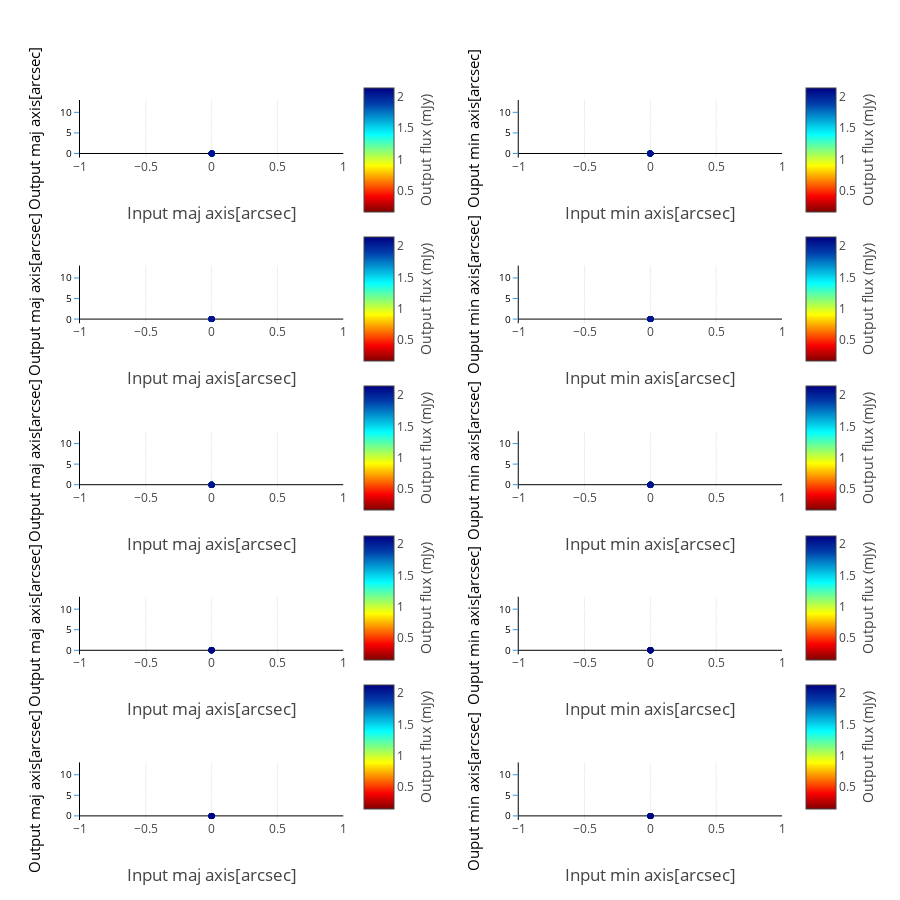

The notebook cell this image was saved under:
### Code cell
data = []
im_titles =[]
for input_model, output_model in sorted(models_compare.items()):
    header = output_model[:-9]
#    im_titles.append('<b>{:s} Source shape</b>'.format(header.upper()))
#    im_titles.append('<b>{:s} Source shape</b>'.format(header.upper()))

fig = tools.make_subplots(rows=len(models_compare.keys()), cols=2, shared_yaxes=False, print_grid=False,
                          horizontal_spacing = 0.25,
                          vertical_spacing = 0.15,
                          subplot_titles=sorted(im_titles))
j = 0
i = -1
counter = 0
for input_model, output_model in sorted(models_compare.items()):
    table_data = []
    i += 1
    counter+=1
    SCALE = []
    SCALE_ERR = []
    flux_in_data = []
    DELTA_PHASE0 = []
    source_labels = []
    MAJ_MIN_angle_in = []
    MAJ_MIN_angle_out = []
    unresolved = []
    heading = output_model[:-9]
    for n in range(len(results[heading]['flux'])):
        MAJ_MIN_angle_out.append(results[heading]['shape'][n][0])
        MAJ_MIN_angle_in.append(results[heading]['shape'][n][2])
        SCALE.append(results[heading]['shape'][n][3])
        SCALE_ERR.append(results[heading]['shape'][n][4])
        flux_in_data.append(results[heading]['shape'][n][5])
        source_labels.append(results[heading]['shape'][n][6])
        DELTA_PHASE0.append(results[heading]['position'][n][-3])
    try:
        zipped_props = zip(MAJ_MIN_angle_out, MAJ_MIN_angle_in, DELTA_PHASE0, SCALE, SCALE_ERR)
        MAJ_MIN_angle_out, MAJ_MIN_angle_in, DELTA_PHASE0, SCALE, SCALE_ERR = zip(
            *sorted(zipped_props, key=lambda x: x[0]))
        maj_in = [maj_min_angle_in[0] for maj_min_angle_in in MAJ_MIN_angle_in]
        maj_out = [maj_min_angle_out[0] for maj_min_angle_out in MAJ_MIN_angle_out]
        min_in = [maj_min_angle_in[1] for maj_min_angle_in in MAJ_MIN_angle_in]
        min_out = [maj_min_angle_out[1] for maj_min_angle_out in MAJ_MIN_angle_out]
        angle_offset = [(maj_min_angle_out[2] - maj_min_angle_in[2]) for maj_min_angle_out, maj_min_angle_in in zip(
            MAJ_MIN_angle_out, MAJ_MIN_angle_in)]
        flux_MSE = mean_squared_error(maj_in, maj_out)
        reg = linregress(maj_in, maj_out)
        flux_R_score = reg.rvalue
        fig.append_trace(go.Scatter(x=np.array([sorted(maj_in)[0], sorted(maj_in)[-1]]),
                                    showlegend=False,
                                    marker = dict(color = 'rgb(0,0,255)'),
                                    y=np.array([sorted(maj_in)[0], sorted(maj_in)[-1]]),
                                    mode = 'line'), i+1, 1)
        fig.append_trace(go.Scatter(x=np.array([sorted(min_in)[0], sorted(min_in)[-1]]),
                                    showlegend=False,
                                    marker = dict(color = 'rgb(0,0,255)'),
                                    y=np.array([sorted(min_in)[0], sorted(min_in)[-1]]),
                                    mode = 'line'), i+1, 2)
    except ValueError:
        pass
    fig.append_trace(go.Scatter(x=maj_in, y=maj_out, mode = 'markers', showlegend=False,
                                text = name_labels, name = '{:s} flux_ratio'.format(header),
                                marker = dict(color = np.array(flux_out_data)*unit_scaler, showscale=True, colorscale='Jet',
                                              reversescale=True,
                                              colorbar = dict(title='Output flux (mJy)',
                                                              titleside ='right',
                                                              len=PLOT_NUM['colorbar'][PLOTS][2],
                                                              y=PLOT_NUM['colorbar'][PLOTS][1]-j,
                                                              x=0.39)
                                             ),
                                error_y=dict(type='data',
                                             color = 'rgb(158, 63, 221)', visible=True)), i+1, 1)
    fig.append_trace(go.Scatter(x=min_in, y=min_out,
                                mode = 'markers', showlegend=False,
                                text = name_labels, name = '{:s} flux_ratio'.format(header),
                                marker = dict(color = np.array(flux_out_data)*unit_scaler, showscale=True,
                                              colorscale='Jet', reversescale=True,
                                                  colorbar = dict(title='Output flux (mJy)',
                                                              titleside ='right',
                                                              len=PLOT_NUM['colorbar'][PLOTS][2],
                                                              y=PLOT_NUM['colorbar'][PLOTS][1]-j)
                                             ),
                                error_y=dict(type='data',
                                             color = 'rgb(158, 63, 221)', visible=True)), i+1, 2)
    pi,sin,cos = np.pi,np.sin,np.cos
    fig['layout'].update(title='', height=900, width=900,
                         paper_bgcolor='rgb(255,255,255)', plot_bgcolor=bg_color,
                         legend=dict(xanchor=True)
                        )
    fig['layout'].update(
        {'yaxis{}'.format(counter+i):YAxis(title=u'Output maj axis[arcsec]',gridcolor='rgb(255,255,255)',
                                           color='rgb(0,0,0)',
        range=[-1,13],
        tickfont=dict(size=10, color='rgb(0,0,0)'),
        titlefont=dict(size=15),
        showgrid=True,
        showline=True,
        showticklabels=True,
        tickcolor='rgb(51,153,225)',
        ticks='outside',
        zeroline=True)})
    fig['layout'].update(
        {'yaxis{}'.format(counter+i+1):YAxis(title='Ouput min axis[arcsec]',gridcolor='rgb(255,255,255)',
                                             color='rgb(0,0,0)',
        range=[-1,13],
        tickfont=dict(size=10, color='rgb(0,0,0)'),
        titlefont=dict(size=15),
        showgrid=True,
        showline=True,
        showticklabels=True,
        tickcolor='rgb(51,153,225)',
        ticks='outside',
        zeroline=True)})
    fig['layout'].update({'xaxis{}'.format(counter+i):XAxis(title='Input maj axis[arcsec]',
                                                            titlefont=dict(size=17),
                                                            zeroline=False, position=0.0, overlaying='x',)})
    fig['layout'].update({'xaxis{}'.format(counter+i+1):XAxis(title='Input min axis[arcsec]',
                                                              titlefont=dict(size=17),
                                                              zeroline=False)})# domain=[0.505, 0.8])}
    fig['layout']['annotations'].update({'font':{'size': 12}})
    j+=PLOT_NUM['colorbar'][PLOTS][0]
py.iplot(fig, filename='make-subplots-multiple-with-titles')

### Figure 1 — Plotly figure (JSON) as saved in the notebook; plotly's stock layout.template omitted (floating-point values rounded to 4 significant figures)
{"data": [{"marker": {"color": "rgb(0,0,255)"}, "mode": "line", "showlegend": false, "type": "scatter", "x": [0, 0], "xaxis": "x1", "y": [0, 0], "yaxis": "y1"}, {"marker": {"color": "rgb(0,0,255)"}, "mode": "line", "showlegend": false, "type": "scatter", "x": [0, 0], "xaxis": "x2", "y": [0, 0], "yaxis": "y2"}, {"error_y": {"color": "rgb(158, 63, 221)", "type": "data", "visible": true}, "marker": {"color": [0.156, 0.2338, 0.2659, 0.2822, 0.2847, 0.2851, 0.3031, 0.3186, 0.3376, 0.3781, 0.3875, 0.4076, 0.4103, 0.435, 0.4557, 0.4824, 0.4903, 0.5128, 0.5236, 0.526, 0.532, 0.547, 0.6021, 0.6118, 0.6344, 0.6491, 0.6854, 0.6881, 0.6913, 0.6922, 0.7149, 0.7372, 0.7412, 0.7653, 0.7839, 0.7902, 0.8226, 0.8295, 0.9484, 0.9717, 0.9775, 0.9852, 0.9892, 0.9941, 1.01, 1.049, 1.109, 1.147, 1.148, 1.18, 1.2, 1.21, 1.246, 1.292, 1.305, 1.307, 1.309, 1.314, 1.333, 1.343, 1.344, 1.346, 1.366, 1.375, 1.391, 1.398, 1.412, 1.415, 1.422, 1.485, 1.515, 1.528, 1.558, 1.566, 1.593, 1.637, 1.641, 1.659, 1.669, 1.704, 1.727, 1.777, 1.801, 1.825, 1.843, 1.857, 1.88, 1.891, 1.901, 1.963, 1.968, 1.973, 1.992, 2.005, 2.059, 2.06, 2.061, 2.137], "colorbar": {"len": 0.2, "title": "Output flux (mJy)", "titleside": "right", "x": 0.39, "y": 0.93}, "colorscale": "Jet", "reversescale": true, "showscale": true}, "mode": "markers", "name": "pybdsm-meerkat_SourceRecovery-wsclean flux_ratio", "showlegend": false, "text": ["cp001", "co151", "cn122", "cm131", "cl292", "ai341a", "ck153", "cj333", "ci051", "ch260", "cg182", "cf331", "bn062a", "ce032", "cd211", "cc191", "cb172", "ca352", "bz072", "by302", "bx022", "bw071", "bv133", "bu330", "G192a", "bt251", "bs143", "br052", "bq233", "bp213", "bo132", "bn062", "bm302", "bl342", "bk282", "bj281", "bi041", "bh302", "bg291", "bf281", "be271", "bd342", "bc322", "bb282", "ba191", "az132", "ay133", "ax172", "aw071", "av161", "au122", "at163", "as301", "ar280", "aq101", "ap212", "ao331", "an033", "am192", "al302", "ak020", "aj071", "ai341", "ah281", "ag122", "af192", "ae323", "Y220a", "ad042", "ac110", "ab121", "aa143", "Z052", "Y220", "X342", "W121", "V143", "U041", "T111", "S043", "R311", "Q161", "P182", "O023", "N292", "M151", "L171", "K211", "J322", "I262", "H131", "G192", "F351", "E061", "D032", "C071", "B150", "A120"], "type": "scatter", "x": [0, 0, 0, 0, 0, 0, 0, 0, 0, 0, 0, 0, 0, 0, 0, 0, 0, 0, 0, 0, 0, 0, 0, 0, 0, 0, 0, 0, 0, 0, 0, 0, 0, 0, 0, 0, 0, 0, 0, 0, 0, 0, 0, 0, 0, 0, 0, 0, 0, 0, 0, 0, 0, 0, 0, 0, 0, 0, 0, 0, 0, 0, 0, 0, 0, 0, 0, 0, 0, 0, 0, 0, 0, 0, 0, 0, 0, 0, 0, 0, 0, 0, 0, 0, 0, 0, 0, 0, 0, 0, 0, 0, 0, 0, 0, 0, 0], "xaxis": "x1", "y": [0, 0, 0, 0, 0, 0, 0, 0, 0, 0, 0, 0, 0, 0, 0, 0, 0, 0, 0, 0, 0, 0, 0, 0, 0, 0, 0, 0, 0, 0, 0, 0, 0, 0, 0, 0, 0, 0, 0, 0, 0, 0, 0, 0, 0, 0, 0, 0, 0, 0, 0, 0, 0, 0, 0, 0, 0, 0, 0, 0, 0, 0, 0, 0, 0, 0, 0, 0, 0, 0, 0, 0, 0, 0, 0, 0, 0, 0, 0, 0, 0, 0, 0, 0, 0, 0, 0, 0, 0, 0, 0, 0, 0, 0, 0, 0, 0], "yaxis": "y1"}, {"error_y": {"color": "rgb(158, 63, 221)", "type": "data", "visible": true}, "marker": {"color": [0.156, 0.2338, 0.2659, 0.2822, 0.2847, 0.2851, 0.3031, 0.3186, 0.3376, 0.3781, 0.3875, 0.4076, 0.4103, 0.435, 0.4557, 0.4824, 0.4903, 0.5128, 0.5236, 0.526, 0.532, 0.547, 0.6021, 0.6118, 0.6344, 0.6491, 0.6854, 0.6881, 0.6913, 0.6922, 0.7149, 0.7372, 0.7412, 0.7653, 0.7839, 0.7902, 0.8226, 0.8295, 0.9484, 0.9717, 0.9775, 0.9852, 0.9892, 0.9941, 1.01, 1.049, 1.109, 1.147, 1.148, 1.18, 1.2, 1.21, 1.246, 1.292, 1.305, 1.307, 1.309, 1.314, 1.333, 1.343, 1.344, 1.346, 1.366, 1.375, 1.391, 1.398, 1.412, 1.415, 1.422, 1.485, 1.515, 1.528, 1.558, 1.566, 1.593, 1.637, 1.641, 1.659, 1.669, 1.704, 1.727, 1.777, 1.801, 1.825, 1.843, 1.857, 1.88, 1.891, 1.901, 1.963, 1.968, 1.973, 1.992, 2.005, 2.059, 2.06, 2.061, 2.137], "colorbar": {"len": 0.2, "title": "Output flux (mJy)", "titleside": "right", "y": 0.93}, "colorscale": "Jet", "reversescale": true, "showscale": true}, "mode": "markers", "name": "pybdsm-meerkat_SourceRecovery-wsclean flux_ratio", "showlegend": false, "text": ["cp001", "co151", "cn122", "cm131", "cl292", "ai341a", "ck153", "cj333", "ci051", "ch260", "cg182", "cf331", "bn062a", "ce032", "cd211", "cc191", "cb172", "ca352", "bz072", "by302", "bx022", "bw071", "bv133", "bu330", "G192a", "bt251", "bs143", "br052", "bq233", "bp213", "bo132", "bn062", "bm302", "bl342", "bk282", "bj281", "bi041", "bh302", "bg291", "bf281", "be271", "bd342", "bc322", "bb282", "ba191", "az132", "ay133", "ax172", "aw071", "av161", "au122", "at163", "as301", "ar280", "aq101", "ap212", "ao331", "an033", "am192", "al302", "ak020", "aj071", "ai341", "ah281", "ag122", "af192", "ae323", "Y220a", "ad042", "ac110", "ab121", "aa143", "Z052", "Y220", "X342", "W121", "V143", "U041", "T111", "S043", "R311", "Q161", "P182", "O023", "N292", "M151", "L171", "K211", "J322", "I262", "H131", "G192", "F351", "E061", "D032", "C071", "B150", "A120"], "type": "scatter", "x": [0, 0, 0, 0, 0, 0, 0, 0, 0, 0, 0, 0, 0, 0, 0, 0, 0, 0, 0, 0, 0, 0, 0, 0, 0, 0, 0, 0, 0, 0, 0, 0, 0, 0, 0, 0, 0, 0, 0, 0, 0, 0, 0, 0, 0, 0, 0, 0, 0, 0, 0, 0, 0, 0, 0, 0, 0, 0, 0, 0, 0, 0, 0, 0, 0, 0, 0, 0, 0, 0, 0, 0, 0, 0, 0, 0, 0, 0, 0, 0, 0, 0, 0, 0, 0, 0, 0, 0, 0, 0, 0, 0, 0, 0, 0, 0, 0], "xaxis": "x2", "y": [0, 0, 0, 0, 0, 0, 0, 0, 0, 0, 0, 0, 0, 0, 0, 0, 0, 0, 0, 0, 0, 0, 0, 0, 0, 0, 0, 0, 0, 0, 0, 0, 0, 0, 0, 0, 0, 0, 0, 0, 0, 0, 0, 0, 0, 0, 0, 0, 0, 0, 0, 0, 0, 0, 0, 0, 0, 0, 0, 0, 0, 0, 0, 0, 0, 0, 0, 0, 0, 0, 0, 0, 0, 0, 0, 0, 0, 0, 0, 0, 0, 0, 0, 0, 0, 0, 0, 0, 0, 0, 0, 0, 0, 0, 0, 0, 0], "yaxis": "y2"}, {"marker": {"color": "rgb(0,0,255)"}, "mode": "line", "showlegend": false, "type": "scatter", "x": [0, 0], "xaxis": "x3", "y": [0, 0], "yaxis": "y3"}, {"marker": {"color": "rgb(0,0,255)"}, "mode": "line", "showlegend": false, "type": "scatter", "x": [0, 0], "xaxis": "x4", "y": [0, 0], "yaxis": "y4"}, {"error_y": {"color": "rgb(158, 63, 221)", "type": "data", "visible": true}, "marker": {"color": [0.156, 0.2338, 0.2659, 0.2822, 0.2847, 0.2851, 0.3031, 0.3186, 0.3376, 0.3781, 0.3875, 0.4076, 0.4103, 0.435, 0.4557, 0.4824, 0.4903, 0.5128, 0.5236, 0.526, 0.532, 0.547, 0.6021, 0.6118, 0.6344, 0.6491, 0.6854, 0.6881, 0.6913, 0.6922, 0.7149, 0.7372, 0.7412, 0.7653, 0.7839, 0.7902, 0.8226, 0.8295, 0.9484, 0.9717, 0.9775, 0.9852, 0.9892, 0.9941, 1.01, 1.049, 1.109, 1.147, 1.148, 1.18, 1.2, 1.21, 1.246, 1.292, 1.305, 1.307, 1.309, 1.314, 1.333, 1.343, 1.344, 1.346, 1.366, 1.375, 1.391, 1.398, 1.412, 1.415, 1.422, 1.485, 1.515, 1.528, 1.558, 1.566, 1.593, 1.637, 1.641, 1.659, 1.669, 1.704, 1.727, 1.777, 1.801, 1.825, 1.843, 1.857, 1.88, 1.891, 1.901, 1.963, 1.968, 1.973, 1.992, 2.005, 2.059, 2.06, 2.061, 2.137], "colorbar": {"len": 0.2, "title": "Output flux (mJy)", "titleside": "right", "x": 0.39, "y": 0.723}, "colorscale": "Jet", "reversescale": true, "showscale": true}, "mode": "markers", "name": "pybdsm-meerkat_SourceRecovery-wsclean flux_ratio", "showlegend": false, "text": ["cp001", "co151", "cn122", "cm131", "cl292", "ai341a", "ck153", "cj333", "ci051", "ch260", "cg182", "cf331", "bn062a", "ce032", "cd211", "cc191", "cb172", "ca352", "bz072", "by302", "bx022", "bw071", "bv133", "bu330", "G192a", "bt251", "bs143", "br052", "bq233", "bp213", "bo132", "bn062", "bm302", "bl342", "bk282", "bj281", "bi041", "bh302", "bg291", "bf281", "be271", "bd342", "bc322", "bb282", "ba191", "az132", "ay133", "ax172", "aw071", "av161", "au122", "at163", "as301", "ar280", "aq101", "ap212", "ao331", "an033", "am192", "al302", "ak020", "aj071", "ai341", "ah281", "ag122", "af192", "ae323", "Y220a", "ad042", "ac110", "ab121", "aa143", "Z052", "Y220", "X342", "W121", "V143", "U041", "T111", "S043", "R311", "Q161", "P182", "O023", "N292", "M151", "L171", "K211", "J322", "I262", "H131", "G192", "F351", "E061", "D032", "C071", "B150", "A120"], "type": "scatter", "x": [0, 0, 0, 0, 0, 0, 0, 0, 0, 0, 0, 0, 0, 0, 0, 0, 0, 0, 0, 0, 0, 0, 0, 0, 0, 0, 0, 0, 0, 0, 0, 0, 0, 0, 0, 0, 0, 0, 0, 0, 0, 0, 0, 0, 0, 0, 0, 0, 0, 0, 0, 0, 0, 0, 0, 0, 0, 0, 0, 0, 0, 0, 0, 0, 0, 0, 0, 0, 0, 0, 0, 0, 0, 0, 0, 0, 0, 0, 0, 0, 0, 0, 0, 0, 0, 0, 0, 0, 0, 0, 0, 0, 0, 0, 0, 0, 0], "xaxis": "x3", "y": [0, 0, 0, 0, 0, 0, 0, 0, 0, 0, 0, 0, 0, 0, 0, 0, 0, 0, 0, 0, 0, 0, 0, 0, 0, 0, 0, 0, 0, 0, 0, 0, 0, 0, 0, 0, 0, 0, 0, 0, 0, 0, 0, 0, 0, 0, 0, 0, 0, 0, 0, 0, 0, 0, 0, 0, 0, 0, 0, 0, 0, 0, 0, 0, 0, 0, 0, 0, 0, 0, 0, 0, 0, 0, 0, 0, 0, 0, 0, 0, 0, 0, 0, 0, 0, 0, 0, 0, 0, 0, 0, 0, 0, 0, 0, 0, 0], "yaxis": "y3"}, {"error_y": {"color": "rgb(158, 63, 221)", "type": "data", "visible": true}, "marker": {"color": [0.156, 0.2338, 0.2659, 0.2822, 0.2847, 0.2851, 0.3031, 0.3186, 0.3376, 0.3781, 0.3875, 0.4076, 0.4103, 0.435, 0.4557, 0.4824, 0.4903, 0.5128, 0.5236, 0.526, 0.532, 0.547, 0.6021, 0.6118, 0.6344, 0.6491, 0.6854, 0.6881, 0.6913, 0.6922, 0.7149, 0.7372, 0.7412, 0.7653, 0.7839, 0.7902, 0.8226, 0.8295, 0.9484, 0.9717, 0.9775, 0.9852, 0.9892, 0.9941, 1.01, 1.049, 1.109, 1.147, 1.148, 1.18, 1.2, 1.21, 1.246, 1.292, 1.305, 1.307, 1.309, 1.314, 1.333, 1.343, 1.344, 1.346, 1.366, 1.375, 1.391, 1.398, 1.412, 1.415, 1.422, 1.485, 1.515, 1.528, 1.558, 1.566, 1.593, 1.637, 1.641, 1.659, 1.669, 1.704, 1.727, 1.777, 1.801, 1.825, 1.843, 1.857, 1.88, 1.891, 1.901, 1.963, 1.968, 1.973, 1.992, 2.005, 2.059, 2.06, 2.061, 2.137], "colorbar": {"len": 0.2, "title": "Output flux (mJy)", "titleside": "right", "y": 0.723}, "colorscale": "Jet", "reversescale": true, "showscale": true}, "mode": "markers", "name": "pybdsm-meerkat_SourceRecovery-wsclean flux_ratio", "showlegend": false, "text": ["cp001", "co151", "cn122", "cm131", "cl292", "ai341a", "ck153", "cj333", "ci051", "ch260", "cg182", "cf331", "bn062a", "ce032", "cd211", "cc191", "cb172", "ca352", "bz072", "by302", "bx022", "bw071", "bv133", "bu330", "G192a", "bt251", "bs143", "br052", "bq233", "bp213", "bo132", "bn062", "bm302", "bl342", "bk282", "bj281", "bi041", "bh302", "bg291", "bf281", "be271", "bd342", "bc322", "bb282", "ba191", "az132", "ay133", "ax172", "aw071", "av161", "au122", "at163", "as301", "ar280", "aq101", "ap212", "ao331", "an033", "am192", "al302", "ak020", "aj071", "ai341", "ah281", "ag122", "af192", "ae323", "Y220a", "ad042", "ac110", "ab121", "aa143", "Z052", "Y220", "X342", "W121", "V143", "U041", "T111", "S043", "R311", "Q161", "P182", "O023", "N292", "M151", "L171", "K211", "J322", "I262", "H131", "G192", "F351", "E061", "D032", "C071", "B150", "A120"], "type": "scatter", "x": [0, 0, 0, 0, 0, 0, 0, 0, 0, 0, 0, 0, 0, 0, 0, 0, 0, 0, 0, 0, 0, 0, 0, 0, 0, 0, 0, 0, 0, 0, 0, 0, 0, 0, 0, 0, 0, 0, 0, 0, 0, 0, 0, 0, 0, 0, 0, 0, 0, 0, 0, 0, 0, 0, 0, 0, 0, 0, 0, 0, 0, 0, 0, 0, 0, 0, 0, 0, 0, 0, 0, 0, 0, 0, 0, 0, 0, 0, 0, 0, 0, 0, 0, 0, 0, 0, 0, 0, 0, 0, 0, 0, 0, 0, 0, 0, 0], "xaxis": "x4", "y": [0, 0, 0, 0, 0, 0, 0, 0, 0, 0, 0, 0, 0, 0, 0, 0, 0, 0, 0, 0, 0, 0, 0, 0, 0, 0, 0, 0, 0, 0, 0, 0, 0, 0, 0, 0, 0, 0, 0, 0, 0, 0, 0, 0, 0, 0, 0, 0, 0, 0, 0, 0, 0, 0, 0, 0, 0, 0, 0, 0, 0, 0, 0, 0, 0, 0, 0, 0, 0, 0, 0, 0, 0, 0, 0, 0, 0, 0, 0, 0, 0, 0, 0, 0, 0, 0, 0, 0, 0, 0, 0, 0, 0, 0, 0, 0, 0], "yaxis": "y4"}, {"marker": {"color": "rgb(0,0,255)"}, "mode": "line", "showlegend": false, "type": "scatter", "x": [0, 0], "xaxis": "x5", "y": [0, 0], "yaxis": "y5"}, {"marker": {"color": "rgb(0,0,255)"}, "mode": "line", "showlegend": false, "type": "scatter", "x": [0, 0], "xaxis": "x6", "y": [0, 0], "yaxis": "y6"}, {"error_y": {"color": "rgb(158, 63, 221)", "type": "data", "visible": true}, "marker": {"color": [0.156, 0.2338, 0.2659, 0.2822, 0.2847, 0.2851, 0.3031, 0.3186, 0.3376, 0.3781, 0.3875, 0.4076, 0.4103, 0.435, 0.4557, 0.4824, 0.4903, 0.5128, 0.5236, 0.526, 0.532, 0.547, 0.6021, 0.6118, 0.6344, 0.6491, 0.6854, 0.6881, 0.6913, 0.6922, 0.7149, 0.7372, 0.7412, 0.7653, 0.7839, 0.7902, 0.8226, 0.8295, 0.9484, 0.9717, 0.9775, 0.9852, 0.9892, 0.9941, 1.01, 1.049, 1.109, 1.147, 1.148, 1.18, 1.2, 1.21, 1.246, 1.292, 1.305, 1.307, 1.309, 1.314, 1.333, 1.343, 1.344, 1.346, 1.366, 1.375, 1.391, 1.398, 1.412, 1.415, 1.422, 1.485, 1.515, 1.528, 1.558, 1.566, 1.593, 1.637, 1.641, 1.659, 1.669, 1.704, 1.727, 1.777, 1.801, 1.825, 1.843, 1.857, 1.88, 1.891, 1.901, 1.963, 1.968, 1.973, 1.992, 2.005, 2.059, 2.06, 2.061, 2.137], "colorbar": {"len": 0.2, "title": "Output flux (mJy)", "titleside": "right", "x": 0.39, "y": 0.516}, "colorscale": "Jet", "reversescale": true, "showscale": true}, "mode": "markers", "name": "pybdsm-meerkat_SourceRecovery-wsclean flux_ratio", "showlegend": false, "text": ["cp001", "co151", "cn122", "cm131", "cl292", "ai341a", "ck153", "cj333", "ci051", "ch260", "cg182", "cf331", "bn062a", "ce032", "cd211", "cc191", "cb172", "ca352", "bz072", "by302", "bx022", "bw071", "bv133", "bu330", "G192a", "bt251", "bs143", "br052", "bq233", "bp213", "bo132", "bn062", "bm302", "bl342", "bk282", "bj281", "bi041", "bh302", "bg291", "bf281", "be271", "bd342", "bc322", "bb282", "ba191", "az132", "ay133", "ax172", "aw071", "av161", "au122", "at163", "as301", "ar280", "aq101", "ap212", "ao331", "an033", "am192", "al302", "ak020", "aj071", "ai341", "ah281", "ag122", "af192", "ae323", "Y220a", "ad042", "ac110", "ab121", "aa143", "Z052", "Y220", "X342", "W121", "V143", "U041", "T111", "S043", "R311", "Q161", "P182", "O023", "N292", "M151", "L171", "K211", "J322", "I262", "H131", "G192", "F351", "E061", "D032", "C071", "B150", "A120"], "type": "scatter", "x": [0, 0, 0, 0, 0, 0, 0, 0, 0, 0, 0, 0, 0, 0, 0, 0, 0, 0, 0, 0, 0, 0, 0, 0, 0, 0, 0, 0, 0, 0, 0, 0, 0, 0, 0, 0, 0, 0, 0, 0, 0, 0, 0, 0, 0, 0, 0, 0, 0, 0, 0, 0, 0, 0, 0, 0, 0, 0, 0, 0, 0, 0, 0, 0, 0, 0, 0, 0, 0, 0, 0, 0, 0, 0, 0, 0, 0, 0, 0, 0, 0, 0, 0, 0, 0, 0, 0, 0, 0, 0, 0, 0, 0, 0, 0, 0, 0], "xaxis": "x5", "y": [0, 0, 0, 0, 0, 0, 0, 0, 0, 0, 0, 0, 0, 0, 0, 0, 0, 0, 0, 0, 0, 0, 0, 0, 0, 0, 0, 0, 0, 0, 0, 0, 0, 0, 0, 0, 0, 0, 0, 0, 0, 0, 0, 0, 0, 0, 0, 0, 0, 0, 0, 0, 0, 0, 0, 0, 0, 0, 0, 0, 0, 0, 0, 0, 0, 0, 0, 0, 0, 0, 0, 0, 0, 0, 0, 0, 0, 0, 0, 0, 0, 0, 0, 0, 0, 0, 0, 0, 0, 0, 0, 0, 0, 0, 0, 0, 0], "yaxis": "y5"}, {"error_y": {"color": "rgb(158, 63, 221)", "type": "data", "visible": true}, "marker": {"color": [0.156, 0.2338, 0.2659, 0.2822, 0.2847, 0.2851, 0.3031, 0.3186, 0.3376, 0.3781, 0.3875, 0.4076, 0.4103, 0.435, 0.4557, 0.4824, 0.4903, 0.5128, 0.5236, 0.526, 0.532, 0.547, 0.6021, 0.6118, 0.6344, 0.6491, 0.6854, 0.6881, 0.6913, 0.6922, 0.7149, 0.7372, 0.7412, 0.7653, 0.7839, 0.7902, 0.8226, 0.8295, 0.9484, 0.9717, 0.9775, 0.9852, 0.9892, 0.9941, 1.01, 1.049, 1.109, 1.147, 1.148, 1.18, 1.2, 1.21, 1.246, 1.292, 1.305, 1.307, 1.309, 1.314, 1.333, 1.343, 1.344, 1.346, 1.366, 1.375, 1.391, 1.398, 1.412, 1.415, 1.422, 1.485, 1.515, 1.528, 1.558, 1.566, 1.593, 1.637, 1.641, 1.659, 1.669, 1.704, 1.727, 1.777, 1.801, 1.825, 1.843, 1.857, 1.88, 1.891, 1.901, 1.963, 1.968, 1.973, 1.992, 2.005, 2.059, 2.06, 2.061, 2.137], "colorbar": {"len": 0.2, "title": "Output flux (mJy)", "titleside": "right", "y": 0.516}, "colorscale": "Jet", "reversescale": true, "showscale": true}, "mode": "markers", "name": "pybdsm-meerkat_SourceRecovery-wsclean flux_ratio", "showlegend": false, "text": ["cp001", "co151", "cn122", "cm131", "cl292", "ai341a", "ck153", "cj333", "ci051", "ch260", "cg182", "cf331", "bn062a", "ce032", "cd211", "cc191", "cb172", "ca352", "bz072", "by302", "bx022", "bw071", "bv133", "bu330", "G192a", "bt251", "bs143", "br052", "bq233", "bp213", "bo132", "bn062", "bm302", "bl342", "bk282", "bj281", "bi041", "bh302", "bg291", "bf281", "be271", "bd342", "bc322", "bb282", "ba191", "az132", "ay133", "ax172", "aw071", "av161", "au122", "at163", "as301", "ar280", "aq101", "ap212", "ao331", "an033", "am192", "al302", "ak020", "aj071", "ai341", "ah281", "ag122", "af192", "ae323", "Y220a", "ad042", "ac110", "ab121", "aa143", "Z052", "Y220", "X342", "W121", "V143", "U041", "T111", "S043", "R311", "Q161", "P182", "O023", "N292", "M151", "L171", "K211", "J322", "I262", "H131", "G192", "F351", "E061", "D032", "C071", "B150", "A120"], "type": "scatter", "x": [0, 0, 0, 0, 0, 0, 0, 0, 0, 0, 0, 0, 0, 0, 0, 0, 0, 0, 0, 0, 0, 0, 0, 0, 0, 0, 0, 0, 0, 0, 0, 0, 0, 0, 0, 0, 0, 0, 0, 0, 0, 0, 0, 0, 0, 0, 0, 0, 0, 0, 0, 0, 0, 0, 0, 0, 0, 0, 0, 0, 0, 0, 0, 0, 0, 0, 0, 0, 0, 0, 0, 0, 0, 0, 0, 0, 0, 0, 0, 0, 0, 0, 0, 0, 0, 0, 0, 0, 0, 0, 0, 0, 0, 0, 0, 0, 0], "xaxis": "x6", "y": [0, 0, 0, 0, 0, 0, 0, 0, 0, 0, 0, 0, 0, 0, 0, 0, 0, 0, 0, 0, 0, 0, 0, 0, 0, 0, 0, 0, 0, 0, 0, 0, 0, 0, 0, 0, 0, 0, 0, 0, 0, 0, 0, 0, 0, 0, 0, 0, 0, 0, 0, 0, 0, 0, 0, 0, 0, 0, 0, 0, 0, 0, 0, 0, 0, 0, 0, 0, 0, 0, 0, 0, 0, 0, 0, 0, 0, 0, 0, 0, 0, 0, 0, 0, 0, 0, 0, 0, 0, 0, 0, 0, 0, 0, 0, 0, 0], "yaxis": "y6"}, {"marker": {"color": "rgb(0,0,255)"}, "mode": "line", "showlegend": false, "type": "scatter", "x": [0, 0], "xaxis": "x7", "y": [0, 0], "yaxis": "y7"}, {"marker": {"color": "rgb(0,0,255)"}, "mode": "line", "showlegend": false, "type": "scatter", "x": [0, 0], "xaxis": "x8", "y": [0, 0], "yaxis": "y8"}, {"error_y": {"color": "rgb(158, 63, 221)", "type": "data", "visible": true}, "marker": {"color": [0.156, 0.2338, 0.2659, 0.2822, 0.2847, 0.2851, 0.3031, 0.3186, 0.3376, 0.3781, 0.3875, 0.4076, 0.4103, 0.435, 0.4557, 0.4824, 0.4903, 0.5128, 0.5236, 0.526, 0.532, 0.547, 0.6021, 0.6118, 0.6344, 0.6491, 0.6854, 0.6881, 0.6913, 0.6922, 0.7149, 0.7372, 0.7412, 0.7653, 0.7839, 0.7902, 0.8226, 0.8295, 0.9484, 0.9717, 0.9775, 0.9852, 0.9892, 0.9941, 1.01, 1.049, 1.109, 1.147, 1.148, 1.18, 1.2, 1.21, 1.246, 1.292, 1.305, 1.307, 1.309, 1.314, 1.333, 1.343, 1.344, 1.346, 1.366, 1.375, 1.391, 1.398, 1.412, 1.415, 1.422, 1.485, 1.515, 1.528, 1.558, 1.566, 1.593, 1.637, 1.641, 1.659, 1.669, 1.704, 1.727, 1.777, 1.801, 1.825, 1.843, 1.857, 1.88, 1.891, 1.901, 1.963, 1.968, 1.973, 1.992, 2.005, 2.059, 2.06, 2.061, 2.137], "colorbar": {"len": 0.2, "title": "Output flux (mJy)", "titleside": "right", "x": 0.39, "y": 0.309}, "colorscale": "Jet", "reversescale": true, "showscale": true}, "mode": "markers", "name": "pybdsm-meerkat_SourceRecovery-wsclean flux_ratio", "showlegend": false, "text": ["cp001", "co151", "cn122", "cm131", "cl292", "ai341a", "ck153", "cj333", "ci051", "ch260", "cg182", "cf331", "bn062a", "ce032", "cd211", "cc191", "cb172", "ca352", "bz072", "by302", "bx022", "bw071", "bv133", "bu330", "G192a", "bt251", "bs143", "br052", "bq233", "bp213", "bo132", "bn062", "bm302", "bl342", "bk282", "bj281", "bi041", "bh302", "bg291", "bf281", "be271", "bd342", "bc322", "bb282", "ba191", "az132", "ay133", "ax172", "aw071", "av161", "au122", "at163", "as301", "ar280", "aq101", "ap212", "ao331", "an033", "am192", "al302", "ak020", "aj071", "ai341", "ah281", "ag122", "af192", "ae323", "Y220a", "ad042", "ac110", "ab121", "aa143", "Z052", "Y220", "X342", "W121", "V143", "U041", "T111", "S043", "R311", "Q161", "P182", "O023", "N292", "M151", "L171", "K211", "J322", "I262", "H131", "G192", "F351", "E061", "D032", "C071", "B150", "A120"], "type": "scatter", "x": [0, 0, 0, 0, 0, 0, 0, 0, 0, 0, 0, 0, 0, 0, 0, 0, 0, 0, 0, 0, 0, 0, 0, 0, 0, 0, 0, 0, 0, 0, 0, 0, 0, 0, 0, 0, 0, 0, 0, 0, 0, 0, 0, 0, 0, 0, 0, 0, 0, 0, 0, 0, 0, 0, 0, 0, 0, 0, 0, 0, 0, 0, 0, 0, 0, 0, 0, 0, 0, 0, 0, 0, 0, 0, 0, 0, 0, 0, 0, 0, 0, 0, 0, 0, 0, 0, 0, 0, 0, 0, 0, 0, 0, 0, 0, 0, 0, 0], "xaxis": "x7", "y": [0, 0, 0, 0, 0, 0, 0, 0, 0, 0, 0, 0, 0, 0, 0, 0, 0, 0, 0, 0, 0, 0, 0, 0, 0, 0, 0, 0, 0, 0, 0, 0, 0, 0, 0, 6.806e-08, 6.808e-08, 6.809e-08, 6.81e-08, 6.811e-08, 6.813e-08, 6.813e-08, 6.813e-08, 6.815e-08, 6.815e-08, 6.815e-08, 6.815e-08, 6.815e-08, 6.816e-08, 6.816e-08, 6.816e-08, 6.816e-08, 6.817e-08, 6.817e-08, 6.817e-08, 6.817e-08, 6.817e-08, 6.818e-08, 6.818e-08, 6.818e-08, 6.818e-08, 6.818e-08, 6.818e-08, 6.818e-08, 6.818e-08, 6.819e-08, 6.819e-08, 6.819e-08, 6.819e-08, 6.819e-08, 6.82e-08, 6.82e-08, 6.82e-08, 6.82e-08, 6.82e-08, 6.82e-08, 6.82e-08, 6.82e-08, 6.82e-08, 6.821e-08, 6.821e-08, 6.821e-08, 6.821e-08, 6.821e-08, 6.822e-08, 6.822e-08, 6.822e-08, 6.823e-08, 6.824e-08, 6.824e-08, 6.824e-08, 6.825e-08, 6.826e-08, 6.826e-08, 6.832e-08, 6.836e-08, 6.836e-08, 6.839e-08], "yaxis": "y7"}, {"error_y": {"color": "rgb(158, 63, 221)", "type": "data", "visible": true}, "marker": {"color": [0.156, 0.2338, 0.2659, 0.2822, 0.2847, 0.2851, 0.3031, 0.3186, 0.3376, 0.3781, 0.3875, 0.4076, 0.4103, 0.435, 0.4557, 0.4824, 0.4903, 0.5128, 0.5236, 0.526, 0.532, 0.547, 0.6021, 0.6118, 0.6344, 0.6491, 0.6854, 0.6881, 0.6913, 0.6922, 0.7149, 0.7372, 0.7412, 0.7653, 0.7839, 0.7902, 0.8226, 0.8295, 0.9484, 0.9717, 0.9775, 0.9852, 0.9892, 0.9941, 1.01, 1.049, 1.109, 1.147, 1.148, 1.18, 1.2, 1.21, 1.246, 1.292, 1.305, 1.307, 1.309, 1.314, 1.333, 1.343, 1.344, 1.346, 1.366, 1.375, 1.391, 1.398, 1.412, 1.415, 1.422, 1.485, 1.515, 1.528, 1.558, 1.566, 1.593, 1.637, 1.641, 1.659, 1.669, 1.704, 1.727, 1.777, 1.801, 1.825, 1.843, 1.857, 1.88, 1.891, 1.901, 1.963, 1.968, 1.973, 1.992, 2.005, 2.059, 2.06, 2.061, 2.137], "colorbar": {"len": 0.2, "title": "Output flux (mJy)", "titleside": "right", "y": 0.309}, "colorscale": "Jet", "reversescale": true, "showscale": true}, "mode": "markers", "name": "pybdsm-meerkat_SourceRecovery-wsclean flux_ratio", "showlegend": false, "text": ["cp001", "co151", "cn122", "cm131", "cl292", "ai341a", "ck153", "cj333", "ci051", "ch260", "cg182", "cf331", "bn062a", "ce032", "cd211", "cc191", "cb172", "ca352", "bz072", "by302", "bx022", "bw071", "bv133", "bu330", "G192a", "bt251", "bs143", "br052", "bq233", "bp213", "bo132", "bn062", "bm302", "bl342", "bk282", "bj281", "bi041", "bh302", "bg291", "bf281", "be271", "bd342", "bc322", "bb282", "ba191", "az132", "ay133", "ax172", "aw071", "av161", "au122", "at163", "as301", "ar280", "aq101", "ap212", "ao331", "an033", "am192", "al302", "ak020", "aj071", "ai341", "ah281", "ag122", "af192", "ae323", "Y220a", "ad042", "ac110", "ab121", "aa143", "Z052", "Y220", "X342", "W121", "V143", "U041", "T111", "S043", "R311", "Q161", "P182", "O023", "N292", "M151", "L171", "K211", "J322", "I262", "H131", "G192", "F351", "E061", "D032", "C071", "B150", "A120"], "type": "scatter", "x": [0, 0, 0, 0, 0, 0, 0, 0, 0, 0, 0, 0, 0, 0, 0, 0, 0, 0, 0, 0, 0, 0, 0, 0, 0, 0, 0, 0, 0, 0, 0, 0, 0, 0, 0, 0, 0, 0, 0, 0, 0, 0, 0, 0, 0, 0, 0, 0, 0, 0, 0, 0, 0, 0, 0, 0, 0, 0, 0, 0, 0, 0, 0, 0, 0, 0, 0, 0, 0, 0, 0, 0, 0, 0, 0, 0, 0, 0, 0, 0, 0, 0, 0, 0, 0, 0, 0, 0, 0, 0, 0, 0, 0, 0, 0, 0, 0, 0], "xaxis": "x8", "y": [0, 0, 0, 0, 0, 0, 0, 0, 0, 0, 0, 0, 0, 0, 0, 0, 0, 0, 0, 0, 0, 0, 0, 0, 0, 0, 0, 0, 0, 0, 0, 0, 0, 0, 0, 2.605e-08, 2.607e-08, 2.611e-08, 2.611e-08, 2.607e-08, 2.623e-08, 2.605e-08, 2.605e-08, 2.602e-08, 2.605e-08, 2.608e-08, 2.606e-08, 2.605e-08, 2.61e-08, 2.606e-08, 2.604e-08, 2.6e-08, 2.604e-08, 2.602e-08, 2.596e-08, 2.603e-08, 2.604e-08, 2.599e-08, 2.6e-08, 2.606e-08, 2.603e-08, 2.606e-08, 2.604e-08, 2.617e-08, 2.602e-08, 2.606e-08, 2.608e-08, 2.605e-08, 2.608e-08, 2.605e-08, 2.603e-08, 2.603e-08, 2.614e-08, 2.605e-08, 2.61e-08, 2.6e-08, 2.6e-08, 2.604e-08, 2.605e-08, 2.605e-08, 2.602e-08, 2.601e-08, 2.603e-08, 2.607e-08, 2.602e-08, 2.598e-08, 2.609e-08, 2.606e-08, 2.602e-08, 2.603e-08, 2.602e-08, 2.6e-08, 2.602e-08, 2.597e-08, 2.599e-08, 2.601e-08, 2.61e-08, 2.598e-08], "yaxis": "y8"}, {"marker": {"color": "rgb(0,0,255)"}, "mode": "line", "showlegend": false, "type": "scatter", "x": [0, 0], "xaxis": "x9", "y": [0, 0], "yaxis": "y9"}, {"marker": {"color": "rgb(0,0,255)"}, "mode": "line", "showlegend": false, "type": "scatter", "x": [0, 0], "xaxis": "x10", "y": [0, 0], "yaxis": "y10"}, {"error_y": {"color": "rgb(158, 63, 221)", "type": "data", "visible": true}, "marker": {"color": [0.156, 0.2338, 0.2659, 0.2822, 0.2847, 0.2851, 0.3031, 0.3186, 0.3376, 0.3781, 0.3875, 0.4076, 0.4103, 0.435, 0.4557, 0.4824, 0.4903, 0.5128, 0.5236, 0.526, 0.532, 0.547, 0.6021, 0.6118, 0.6344, 0.6491, 0.6854, 0.6881, 0.6913, 0.6922, 0.7149, 0.7372, 0.7412, 0.7653, 0.7839, 0.7902, 0.8226, 0.8295, 0.9484, 0.9717, 0.9775, 0.9852, 0.9892, 0.9941, 1.01, 1.049, 1.109, 1.147, 1.148, 1.18, 1.2, 1.21, 1.246, 1.292, 1.305, 1.307, 1.309, 1.314, 1.333, 1.343, 1.344, 1.346, 1.366, 1.375, 1.391, 1.398, 1.412, 1.415, 1.422, 1.485, 1.515, 1.528, 1.558, 1.566, 1.593, 1.637, 1.641, 1.659, 1.669, 1.704, 1.727, 1.777, 1.801, 1.825, 1.843, 1.857, 1.88, 1.891, 1.901, 1.963, 1.968, 1.973, 1.992, 2.005, 2.059, 2.06, 2.061, 2.137], "colorbar": {"len": 0.2, "title": "Output flux (mJy)", "titleside": "right", "x": 0.39, "y": 0.102}, "colorscale": "Jet", "reversescale": true, "showscale": true}, "mode": "markers", "name": "pybdsm-meerkat_SourceRecovery-wsclean flux_ratio", "showlegend": false, "text": ["cp001", "co151", "cn122", "cm131", "cl292", "ai341a", "ck153", "cj333", "ci051", "ch260", "cg182", "cf331", "bn062a", "ce032", "cd211", "cc191", "cb172", "ca352", "bz072", "by302", "bx022", "bw071", "bv133", "bu330", "G192a", "bt251", "bs143", "br052", "bq233", "bp213", "bo132", "bn062", "bm302", "bl342", "bk282", "bj281", "bi041", "bh302", "bg291", "bf281", "be271", "bd342", "bc322", "bb282", "ba191", "az132", "ay133", "ax172", "aw071", "av161", "au122", "at163", "as301", "ar280", "aq101", "ap212", "ao331", "an033", "am192", "al302", "ak020", "aj071", "ai341", "ah281", "ag122", "af192", "ae323", "Y220a", "ad042", "ac110", "ab121", "aa143", "Z052", "Y220", "X342", "W121", "V143", "U041", "T111", "S043", "R311", "Q161", "P182", "O023", "N292", "M151", "L171", "K211", "J322", "I262", "H131", "G192", "F351", "E061", "D032", "C071", "B150", "A120"], "type": "scatter", "x": [0, 0, 0, 0, 0, 0, 0, 0, 0, 0, 0, 0, 0, 0, 0, 0, 0, 0, 0, 0, 0, 0, 0, 0, 0, 0, 0, 0, 0, 0, 0, 0, 0, 0, 0, 0, 0, 0, 0, 0, 0, 0, 0, 0, 0, 0, 0, 0, 0, 0, 0, 0, 0, 0, 0, 0, 0, 0, 0, 0, 0, 0, 0, 0, 0, 0, 0, 0, 0, 0, 0, 0, 0, 0, 0, 0, 0, 0, 0, 0, 0, 0, 0, 0, 0, 0, 0, 0, 0, 0, 0, 0, 0, 0, 0, 0, 0, 0], "xaxis": "x9", "y": [0, 0, 0, 0, 0, 0, 0, 0, 0, 0, 0, 0, 0, 0, 0, 0, 0, 0, 0, 0, 0, 0, 0, 0, 0, 0, 0, 0, 0, 0, 0, 0, 0, 0, 0, 0, 0, 0, 0, 0, 0, 0, 0, 0, 0, 0, 0, 0, 0, 0, 0, 0, 0, 0, 0, 0, 0, 0, 0, 0, 0, 0, 0, 0, 0, 0, 0, 0, 0, 0, 0, 0, 0, 0, 0, 0, 0, 0, 0, 0, 0, 0, 0, 0, 0, 0, 0, 0, 0, 0, 0, 0, 0, 0, 0, 0, 0, 0], "yaxis": "y9"}, {"error_y": {"color": "rgb(158, 63, 221)", "type": "data", "visible": true}, "marker": {"color": [0.156, 0.2338, 0.2659, 0.2822, 0.2847, 0.2851, 0.3031, 0.3186, 0.3376, 0.3781, 0.3875, 0.4076, 0.4103, 0.435, 0.4557, 0.4824, 0.4903, 0.5128, 0.5236, 0.526, 0.532, 0.547, 0.6021, 0.6118, 0.6344, 0.6491, 0.6854, 0.6881, 0.6913, 0.6922, 0.7149, 0.7372, 0.7412, 0.7653, 0.7839, 0.7902, 0.8226, 0.8295, 0.9484, 0.9717, 0.9775, 0.9852, 0.9892, 0.9941, 1.01, 1.049, 1.109, 1.147, 1.148, 1.18, 1.2, 1.21, 1.246, 1.292, 1.305, 1.307, 1.309, 1.314, 1.333, 1.343, 1.344, 1.346, 1.366, 1.375, 1.391, 1.398, 1.412, 1.415, 1.422, 1.485, 1.515, 1.528, 1.558, 1.566, 1.593, 1.637, 1.641, 1.659, 1.669, 1.704, 1.727, 1.777, 1.801, 1.825, 1.843, 1.857, 1.88, 1.891, 1.901, 1.963, 1.968, 1.973, 1.992, 2.005, 2.059, 2.06, 2.061, 2.137], "colorbar": {"len": 0.2, "title": "Output flux (mJy)", "titleside": "right", "y": 0.102}, "colorscale": "Jet", "reversescale": true, "showscale": true}, "mode": "markers", "name": "pybdsm-meerkat_SourceRecovery-wsclean flux_ratio", "showlegend": false, "text": ["cp001", "co151", "cn122", "cm131", "cl292", "ai341a", "ck153", "cj333", "ci051", "ch260", "cg182", "cf331", "bn062a", "ce032", "cd211", "cc191", "cb172", "ca352", "bz072", "by302", "bx022", "bw071", "bv133", "bu330", "G192a", "bt251", "bs143", "br052", "bq233", "bp213", "bo132", "bn062", "bm302", "bl342", "bk282", "bj281", "bi041", "bh302", "bg291", "bf281", "be271", "bd342", "bc322", "bb282", "ba191", "az132", "ay133", "ax172", "aw071", "av161", "au122", "at163", "as301", "ar280", "aq101", "ap212", "ao331", "an033", "am192", "al302", "ak020", "aj071", "ai341", "ah281", "ag122", "af192", "ae323", "Y220a", "ad042", "ac110", "ab121", "aa143", "Z052", "Y220", "X342", "W121", "V143", "U041", "T111", "S043", "R311", "Q161", "P182", "O023", "N292", "M151", "L171", "K211", "J322", "I262", "H131", "G192", "F351", "E061", "D032", "C071", "B150", "A120"], "type": "scatter", "x": [0, 0, 0, 0, 0, 0, 0, 0, 0, 0, 0, 0, 0, 0, 0, 0, 0, 0, 0, 0, 0, 0, 0, 0, 0, 0, 0, 0, 0, 0, 0, 0, 0, 0, 0, 0, 0, 0, 0, 0, 0, 0, 0, 0, 0, 0, 0, 0, 0, 0, 0, 0, 0, 0, 0, 0, 0, 0, 0, 0, 0, 0, 0, 0, 0, 0, 0, 0, 0, 0, 0, 0, 0, 0, 0, 0, 0, 0, 0, 0, 0, 0, 0, 0, 0, 0, 0, 0, 0, 0, 0, 0, 0, 0, 0, 0, 0, 0], "xaxis": "x10", "y": [0, 0, 0, 0, 0, 0, 0, 0, 0, 0, 0, 0, 0, 0, 0, 0, 0, 0, 0, 0, 0, 0, 0, 0, 0, 0, 0, 0, 0, 0, 0, 0, 0, 0, 0, 0, 0, 0, 0, 0, 0, 0, 0, 0, 0, 0, 0, 0, 0, 0, 0, 0, 0, 0, 0, 0, 0, 0, 0, 0, 0, 0, 0, 0, 0, 0, 0, 0, 0, 0, 0, 0, 0, 0, 0, 0, 0, 0, 0, 0, 0, 0, 0, 0, 0, 0, 0, 0, 0, 0, 0, 0, 0, 0, 0, 0, 0, 0], "yaxis": "y10"}], "layout": {"annotations": [], "height": 900, "legend": {"xanchor": true}, "paper_bgcolor": "rgb(255,255,255)", "plot_bgcolor": "", "title": "", "width": 900, "xaxis1": {"anchor": "y1", "domain": [0, 0.375], "overlaying": "x", "position": 0, "title": "Input maj axis[arcsec]", "titlefont": {"size": 17}, "zeroline": false}, "xaxis10": {"anchor": "y10", "domain": [0.625, 1], "title": "Input min axis[arcsec]", "titlefont": {"size": 17}, "zeroline": false}, "xaxis2": {"anchor": "y2", "domain": [0.625, 1], "title": "Input min axis[arcsec]", "titlefont": {"size": 17}, "zeroline": false}, "xaxis3": {"anchor": "y3", "domain": [0, 0.375], "overlaying": "x", "position": 0, "title": "Input maj axis[arcsec]", "titlefont": {"size": 17}, "zeroline": false}, "xaxis4": {"anchor": "y4", "domain": [0.625, 1], "title": "Input min axis[arcsec]", "titlefont": {"size": 17}, "zeroline": false}, "xaxis5": {"anchor": "y5", "domain": [0, 0.375], "overlaying": "x", "position": 0, "title": "Input maj axis[arcsec]", "titlefont": {"size": 17}, "zeroline": false}, "xaxis6": {"anchor": "y6", "domain": [0.625, 1], "title": "Input min axis[arcsec]", "titlefont": {"size": 17}, "zeroline": false}, "xaxis7": {"anchor": "y7", "domain": [0, 0.375], "overlaying": "x", "position": 0, "title": "Input maj axis[arcsec]", "titlefont": {"size": 17}, "zeroline": false}, "xaxis8": {"anchor": "y8", "domain": [0.625, 1], "title": "Input min axis[arcsec]", "titlefont": {"size": 17}, "zeroline": false}, "xaxis9": {"anchor": "y9", "domain": [0, 0.375], "overlaying": "x", "position": 0, "title": "Input maj axis[arcsec]", "titlefont": {"size": 17}, "zeroline": false}, "yaxis1": {"anchor": "x1", "color": "rgb(0,0,0)", "domain": [0.92, 1.0], "gridcolor": "rgb(255,255,255)", "range": [-1, 13], "showgrid": true, "showline": true, "showticklabels": true, "tickcolor": "rgb(51,153,225)", "tickfont": {"color": "rgb(0,0,0)", "size": 10}, "ticks": "outside", "title": "Output maj axis[arcsec]", "titlefont": {"size": 15}, "zeroline": true}, "yaxis10": {"anchor": "x10", "color": "rgb(0,0,0)", "domain": [0, 0.08], "gridcolor": "rgb(255,255,255)", "range": [-1, 13], "showgrid": true, "showline": true, "showticklabels": true, "tickcolor": "rgb(51,153,225)", "tickfont": {"color": "rgb(0,0,0)", "size": 10}, "ticks": "outside", "title": "Ouput min axis[arcsec]", "titlefont": {"size": 15}, "zeroline": true}, "yaxis2": {"anchor": "x2", "color": "rgb(0,0,0)", "domain": [0.92, 1.0], "gridcolor": "rgb(255,255,255)", "range": [-1, 13], "showgrid": true, "showline": true, "showticklabels": true, "tickcolor": "rgb(51,153,225)", "tickfont": {"color": "rgb(0,0,0)", "size": 10}, "ticks": "outside", "title": "Ouput min axis[arcsec]", "titlefont": {"size": 15}, "zeroline": true}, "yaxis3": {"anchor": "x3", "color": "rgb(0,0,0)", "domain": [0.69, 0.77], "gridcolor": "rgb(255,255,255)", "range": [-1, 13], "showgrid": true, "showline": true, "showticklabels": true, "tickcolor": "rgb(51,153,225)", "tickfont": {"color": "rgb(0,0,0)", "size": 10}, "ticks": "outside", "title": "Output maj axis[arcsec]", "titlefont": {"size": 15}, "zeroline": true}, "yaxis4": {"anchor": "x4", "color": "rgb(0,0,0)", "domain": [0.69, 0.77], "gridcolor": "rgb(255,255,255)", "range": [-1, 13], "showgrid": true, "showline": true, "showticklabels": true, "tickcolor": "rgb(51,153,225)", "tickfont": {"color": "rgb(0,0,0)", "size": 10}, "ticks": "outside", "title": "Ouput min axis[arcsec]", "titlefont": {"size": 15}, "zeroline": true}, "yaxis5": {"anchor": "x5", "color": "rgb(0,0,0)", "domain": [0.46, 0.54], "gridcolor": "rgb(255,255,255)", "range": [-1, 13], "showgrid": true, "showline": true, "showticklabels": true, "tickcolor": "rgb(51,153,225)", "tickfont": {"color": "rgb(0,0,0)", "size": 10}, "ticks": "outside", "title": "Output maj axis[arcsec]", "titlefont": {"size": 15}, "zeroline": true}, "yaxis6": {"anchor": "x6", "color": "rgb(0,0,0)", "domain": [0.46, 0.54], "gridcolor": "rgb(255,255,255)", "range": [-1, 13], "showgrid": true, "showline": true, "showticklabels": true, "tickcolor": "rgb(51,153,225)", "tickfont": {"color": "rgb(0,0,0)", "size": 10}, "ticks": "outside", "title": "Ouput min axis[arcsec]", "titlefont": {"size": 15}, "zeroline": true}, "yaxis7": {"anchor": "x7", "color": "rgb(0,0,0)", "domain": [0.23, 0.31], "gridcolor": "rgb(255,255,255)", "range": [-1, 13], "showgrid": true, "showline": true, "showticklabels": true, "tickcolor": "rgb(51,153,225)", "tickfont": {"color": "rgb(0,0,0)", "size": 10}, "ticks": "outside", "title": "Output maj axis[arcsec]", "titlefont": {"size": 15}, "zeroline": true}, "yaxis8": {"anchor": "x8", "color": "rgb(0,0,0)", "domain": [0.23, 0.31], "gridcolor": "rgb(255,255,255)", "range": [-1, 13], "showgrid": true, "showline": true, "showticklabels": true, "tickcolor": "rgb(51,153,225)", "tickfont": {"color": "rgb(0,0,0)", "size": 10}, "ticks": "outside", "title": "Ouput min axis[arcsec]", "titlefont": {"size": 15}, "zeroline": true}, "yaxis9": {"anchor": "x9", "color": "rgb(0,0,0)", "domain": [0, 0.08], "gridcolor": "rgb(255,255,255)", "range": [-1, 13], "showgrid": true, "showline": true, "showticklabels": true, "tickcolor": "rgb(51,153,225)", "tickfont": {"color": "rgb(0,0,0)", "size": 10}, "ticks": "outside", "title": "Output maj axis[arcsec]", "titlefont": {"size": 15}, "zeroline": true}}}
